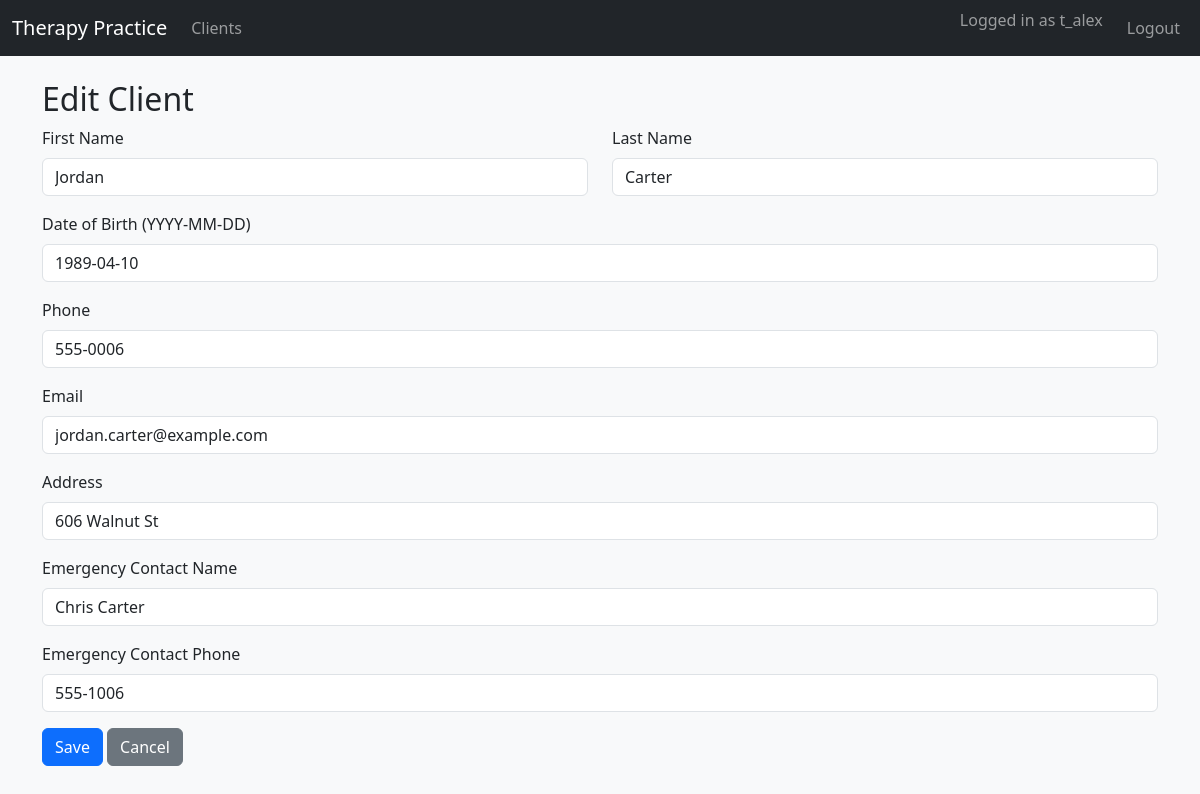
The app's page /clients/6/edit (signed in) with its own data.
### tables this page shows
CREATE TABLE CLIENTS (
    client_id                INTEGER PRIMARY KEY,
    first_name               TEXT NOT NULL,
    last_name                TEXT NOT NULL,
    date_of_birth            TEXT NOT NULL,
    phone                    TEXT,
    email                    TEXT,
    address                  TEXT,
    emergency_contact_name   TEXT,
    emergency_contact_phone  TEXT
);

### app.py (the view, shortened to what this page needs)
@app.route("/clients/<int:client_id>/edit", methods=["GET", "POST"])
@login_required
def client_edit(client_id):
    db = get_db()
    client = db.execute(
        "SELECT * FROM CLIENTS WHERE client_id = ?", (client_id,)
    ).fetchone()
    if client is None:
        return "Client not found", 404
    return render_template("client_form.html", client=client)

### app.py (called while the page is built)
def get_db():
    if "db" not in g:
        g.db = sqlite3.connect(DATABASE)
        g.db.row_factory = sqlite3.Row
    return g.db

def login_required(view_func):
    from functools import wraps
    @wraps(view_func)
    def wrapped_view(**kwargs):
        if "user_id" not in session:
            return redirect(url_for("login"))
        return view_func(**kwargs)
    return wrapped_view

### templates/client_form.html
{% extends "base.html" %}
{% block content %}
<h2>{{ 'Edit Client' if client else 'New Client' }}</h2>
<form method="post">
  <div class="row">
    <div class="col-md-6 mb-3">
      <label class="form-label">First Name</label>
      <input name="first_name" class="form-control"
             value="{{ client.first_name if client else '' }}" required>
    </div>
    <div class="col-md-6 mb-3">
      <label class="form-label">Last Name</label>
      <input name="last_name" class="form-control"
             value="{{ client.last_name if client else '' }}" required>
    </div>
  </div>
  <div class="mb-3">
    <label class="form-label">Date of Birth (YYYY-MM-DD)</label>
    <input name="date_of_birth" class="form-control"
           value="{{ client.date_of_birth if client else '' }}" required>
  </div>
  <div class="mb-3">
    <label class="form-label">Phone</label>
    <input name="phone" class="form-control"
           value="{{ client.phone if client else '' }}">
  </div>
  <div class="mb-3">
    <label class="form-label">Email</label>
    <input name="email" class="form-control"
           value="{{ client.email if client else '' }}">
  </div>
  <div class="mb-3">
    <label class="form-label">Address</label>
    <input name="address" class="form-control"
           value="{{ client.address if client else '' }}">
  </div>
  <div class="mb-3">
    <label class="form-label">Emergency Contact Name</label>
    <input name="emergency_contact_name" class="form-control"
           value="{{ client.emergency_contact_name if client else '' }}">
  </div>
  <div class="mb-3">
    <label class="form-label">Emergency Contact Phone</label>
    <input name="emergency_contact_phone" class="form-control"
           value="{{ client.emergency_contact_phone if client else '' }}">
  </div>
  <button class="btn btn-primary">Save</button>
  <a href="{{ url_for('clients_list') }}" class="btn btn-secondary">Cancel</a>
</form>
{% endblock %}

### records on screen
CLIENTS: first_name "Jordan", last_name "Carter", date_of_birth "1989-04-10", phone "555-0006", email "jordan.carter@example.com", address "606 Walnut St", emergency_contact_name "Chris Carter", emergency_contact_phone "555-1006"

### other values on screen
{{ session.get('username') }} "t_alex"
{{ 'Edit Client' if client else 'New Client' }} "Edit Client"
